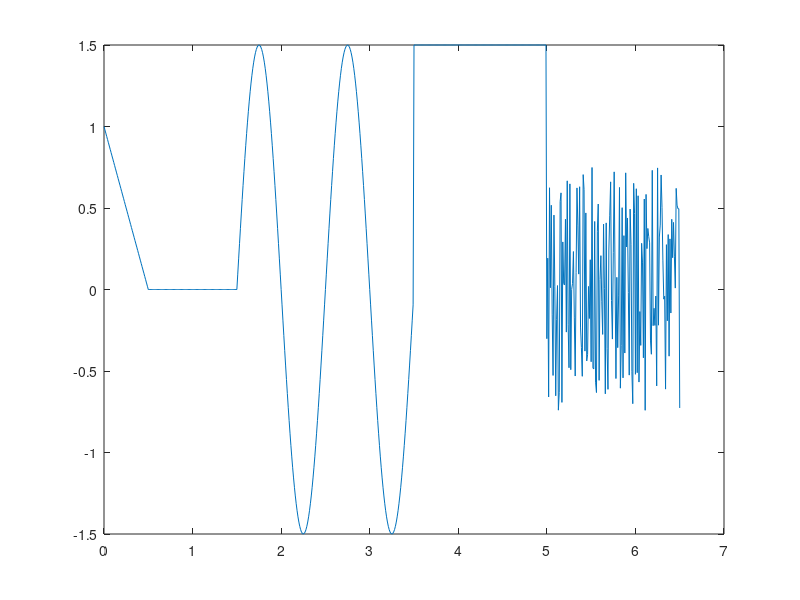

The MATLAB source for this figure:
function y = lab3_demo(t)
if nargin ==0
    t=0:0.01:6.5;
end

%t_saw = 0:0.01:0.5;
t_sawf = (t>=0)&(t<0.5); t_saw = t(t_sawf);
%t_zero = 0.5:0.01:1.5;
t_zerof = (t>=0.5)&(t<1.5); t_zero = t(t_zerof);
%t_sin=1.5:0.01:3.5;
t_sinf = (t>=1.5)&(t<3.5); t_sin = t(t_sinf);
%t_const = 3.5:0.01:5;
t_constf = (t>=3.5)&(t<5); t_const = t(t_constf);
%t_noise = 5:0.01:6.5;
t_noisef = (t>=5)&(t<=6.5); t_noise = t(t_noisef);
%% funkcija

A0=0; A=1.5; T=(3.5-1.5)/2;
f=1/T; delay=1.5; 
y_sin=A0+A*sin(2*pi*f*(t_sin-delay));
%plot(t_sin,y_sin)
%axis ([0 6.5 -2 2])
%% LMF

k = (1-0)/(0-0.5);
delay = 0.5;
y_saw = k*(t_saw-delay);
%hold on
%plot(t_saw, y_saw)
%% KS

y_const = zeros(size(t_const))+1.5;
%plot(t_const,y_const)
%% NS

y_zero = zeros(size(t_zero));
%plot(t_zero, y_zero)
%% TS

y_noise = 1.5*rand(size(t_noise))-0.75;
%plot(t_noise, y_noise)
%% AVVV
t = [t_saw,t_zero,t_sin,t_const,t_noise];
y = [y_saw,y_zero,y_sin,y_const,y_noise];
if nargout == 0
    plot(t,y); 
    y=[];
end